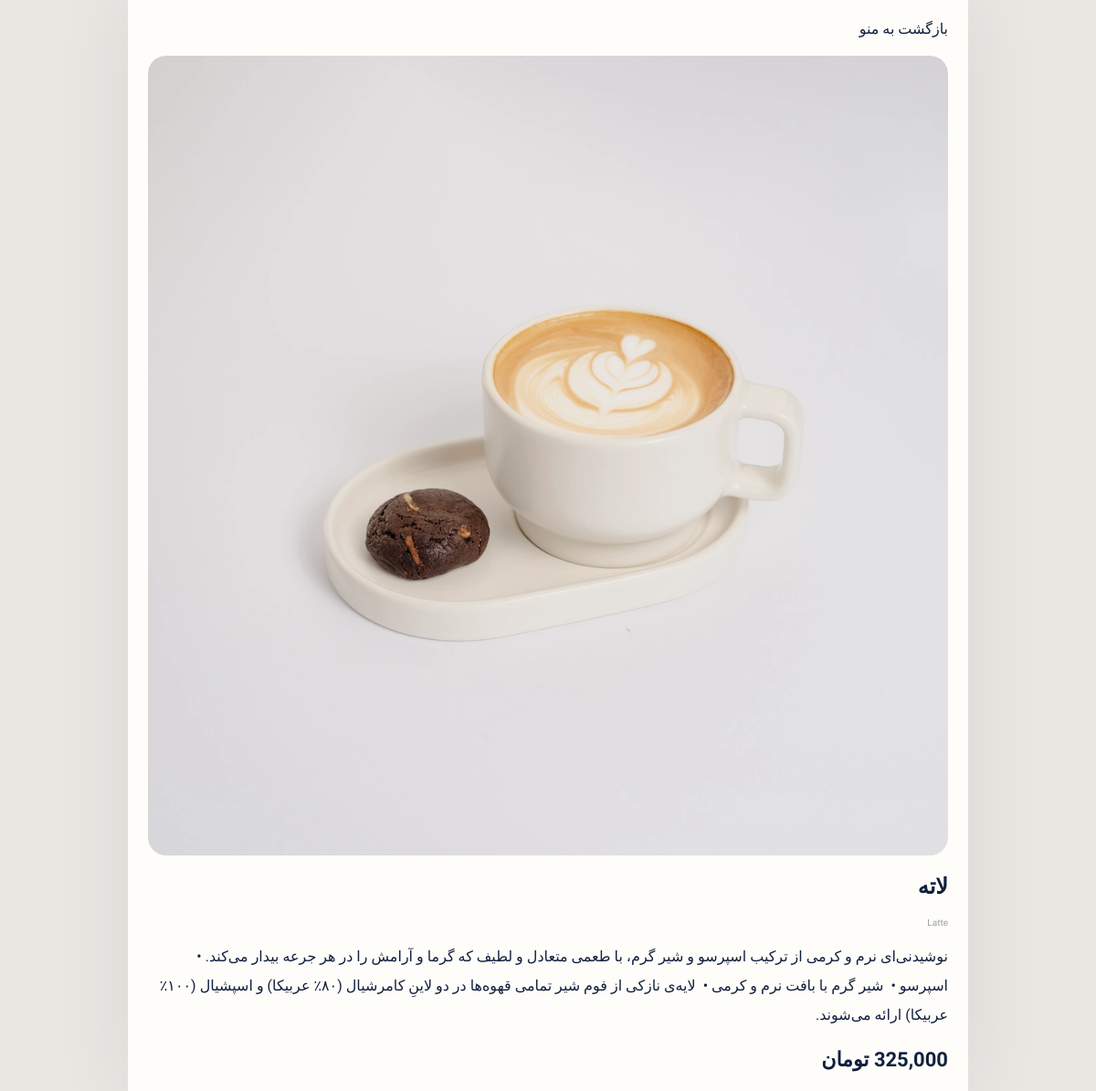
Page /menu/latte/ on the committed database.
### menu/models.py (models this page shows, shortened)
class MenuItem(models.Model):
    category = models.ForeignKey(
        Category,
        on_delete=models.PROTECT,
        related_name="items",
        verbose_name="دسته‌بندی",
    )
    name = models.CharField(max_length=160, verbose_name="نام محصول")
    english_name = models.CharField(
        max_length=160,
        blank=True,
        verbose_name="نام انگلیسی",
    )
    slug = models.SlugField(max_length=180, unique=True, verbose_name="اسلاگ")
    description = models.TextField(blank=True, verbose_name="توضیحات")
    price = models.PositiveIntegerField(verbose_name="قیمت")
    image = models.ImageField(
        upload_to="menu/items/%Y/%m/",
        blank=True,
        null=True,
        verbose_name="تصویر",
    )
    is_available = models.BooleanField(default=True, verbose_name="موجود")
    is_featured = models.BooleanField(default=False, verbose_name="ویژه")
    sort_order = models.PositiveIntegerField(default=0, verbose_name="ترتیب نمایش")
    created_at = models.DateTimeField(auto_now_add=True)
    updated_at = models.DateTimeField(auto_now=True)
    class Meta:
        ordering = ["category__sort_order", "sort_order", "name"]
        verbose_name = "محصول منو"
        verbose_name_plural = "محصولات منو"

### menu/views.py (the view)
# urls.py: path('menu/<slug:slug>/', views.item_detail, name='item_detail'),
def item_detail(request, slug):
    item = get_object_or_404(MenuItem.objects.select_related("category"), slug=slug)
    return render(request, "menu/item_detail.html", {"item": item})

### menu/templatetags/menu_extras.py (called while the page is built)
@register.filter
def price_format(value):
    try:
        return f"{int(value):,}"
    except (TypeError, ValueError):
        return value

### templates/menu/item_detail.html (shortened to what this page needs)
{% load static menu_extras %}
<!doctype html>
<html lang="fa" dir="rtl">
<head>
    <link rel="stylesheet" href="{% static 'menu/style.css' %}">
</head>
<body>
    <main class="page-shell detail-page">
        <a class="back-link" href="{% url 'menu:home' %}">بازگشت به منو</a>
        <article class="detail-card">
            {% if item.image %}
                <img class="detail-image" src="{{ item.image.url }}" alt="{{ item.name }}">
            {% endif %}
            <h1>{{ item.name }}</h1>
            {% if item.english_name %}<p class="english-name">{{ item.english_name }}</p>{% endif %}
            {% if item.description %}<p class="detail-description">{{ item.description }}</p>{% endif %}
            {% if item.is_available %}
                <div class="detail-price">{{ item.price|price_format }} تومان</div>
            {% else %}
                <div class="detail-price unavailable">ناموجود</div>
            {% endif %}
        </article>
    </main>
</body>
</html>

### static/menu/style.css (style rules this page uses)
:root { --navy: #10203f; --navy-soft: #1b2d50; --cream: #f5f1e9; --paper: #fffdf9; --muted: #7a7f88; --line: rgba(16, 32, 63, .10); --shadow: 0 16px 45px rgba(16, 32, 63, .10); }
* { box-sizing: border-box; }
html { scroll-behavior: smooth; }
body { margin: 0; background: #e9e7e2; color: var(--navy); font-family: 'Vazirmatn', Arial, sans-serif; -webkit-font-smoothing: antialiased; }
a { color: inherit; text-decoration: none; }
.page-shell { width: min(100%, 920px); margin: 0 auto; min-height: 100vh; overflow: hidden; background: var(--paper); box-shadow: 0 0 80px rgba(16, 32, 63, .08); }
.english-name { margin: 4px 0 0; color: #9a9da3; font-size: 10px; direction: ltr; text-align: right; }
.detail-page { padding: 22px; }
.back-link { display: inline-block; margin-bottom: 20px; }
.detail-card { text-align: right; }
.detail-image { width: 100%; display: block; object-fit: cover; border-radius: 20px; }
.detail-description { line-height: 2; }
.detail-price { font-size: 22px; font-weight: 700; margin-top: 20px; }

### rows in the picture
MenuItem: image (picture), name "لاته", english_name "Latte", description "نوشیدنی‌ای نرم و کرمی از ترکیب اسپرسو و شیر گرم، با طعمی متعادل و لطیف که گرما و آرامش را در هر جرعه بیدار می‌کند. • ‌ اسپرسو • ‌ شیر گرم با بافت نرم و کرمی • ‌ لایه‌ی نازکی از فوم شیر تمامی قهوه‌ها در دو لاینِ کامرشیال (۸۰٪ عربیکا) و اسپشیال (۱۰۰٪ عربیکا) ارائه می‌شوند.", price "325,000"
